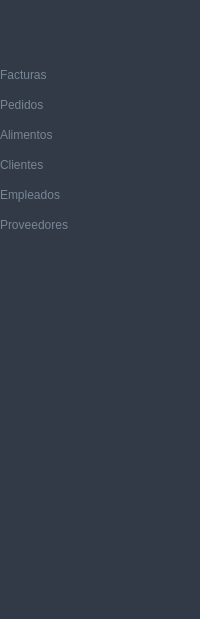
     <widget class="QWidget" name="FullWidget" native="true">
      <property name="styleSheet">
       <string notr="true">background-color: #313a46;</string>
      </property>
      <layout class="QGridLayout" name="gridLayout_3">
       <property name="leftMargin">
        <number>0</number>
       </property>
       <property name="topMargin">
        <number>0</number>
       </property>
       <property name="rightMargin">
        <number>0</number>
       </property>
       <property name="bottomMargin">
        <number>0</number>
       </property>
       <property name="spacing">
        <number>0</number>
       </property>
       <item row="1" column="0">
        <layout class="QVBoxLayout" name="verticalLayout_2">
         <property name="spacing">
          <number>0</number>
         </property>
         <property name="topMargin">
          <number>0</number>
         </property>
         <property name="bottomMargin">
          <number>0</number>
         </property>
         <item>
          <widget class="QPushButton" name="fullFactura">
           <property name="minimumSize">
            <size>
             <width>0</width>
             <height>30</height>
            </size>
           </property>
           <property name="font">
            <font>
             <pointsize>9</pointsize>
            </font>
           </property>
           <property name="styleSheet">
            <string notr="true">QPushButton {
    border: none;
	border-radius: 3px;
	text-align: left;
	pading 8px 0 8px 15px;
	color: rgb(120, 133, 150);
}

QPushButton:hover {
    background-color: rgba(86, 101, 115, 0.5);
}

QPushButton:checked {
	color: #fff;
}
</string>
           </property>
           <property name="text">
            <string>Facturas</string>
           </property>
           <property name="icon">
            <iconset resource="resources.qrc">
             <normaloff>:/icons/icon/bill.ico</normaloff>
             <normalon>:/icons/icon/bill_active.ico</normalon>:/icons/icon/bill.ico</iconset>
           </property>
           <property name="iconSize">
            <size>
             <width>20</width>
             <height>20</height>
            </size>
           </property>
           <property name="checkable">
            <bool>true</bool>
           </property>
           <property name="autoExclusive">
            <bool>true</bool>
           </property>
          </widget>
         </item>
         <item>
          <widget class="QPushButton" name="fullPedido">
           <property name="minimumSize">
            <size>
             <width>0</width>
             <height>30</height>
            </size>
           </property>
           <property name="font">
            <font>
             <pointsize>9</pointsize>
            </font>
           </property>
           <property name="styleSheet">
            <string notr="true">QPushButton {
    border: none;
	border-radius: 3px;
	text-align: left;
	pading 8px 0 8px 15px;
	color: rgb(120, 133, 150);
}

QPushButton:hover {
    background-color: rgba(86, 101, 115, 0.5);
}

QPushButton:checked {
	color: #fff;
}
</string>
           </property>
           <property name="text">
            <string>Pedidos</string>
           </property>
           <property name="icon">
            <iconset resource="resources.qrc">
             <normaloff>:/icons/icon/ticket.ico</normaloff>
             <normalon>:/icons/icon/ticket_active.ico</normalon>:/icons/icon/ticket.ico</iconset>
           </property>
           <property name="iconSize">
            <size>
             <width>20</width>
             <height>20</height>
            </size>
           </property>
           <property name="checkable">
            <bool>true</bool>
           </property>
           <property name="autoExclusive">
            <bool>true</bool>
           </property>
          </widget>
         </item>
         <item>
          <widget class="QPushButton" name="fullAlimento">
           <property name="minimumSize">
            <size>
             <width>0</width>
             <height>30</height>
            </size>
           </property>
           <property name="font">
            <font>
             <pointsize>9</pointsize>
            </font>
           </property>
           <property name="styleSheet">
            <string notr="true">QPushButton {
    border: none;
	border-radius: 3px;
	text-align: left;
	pading 8px 0 8px 15px;
	color: rgb(120, 133, 150);
}

QPushButton:hover {
    background-color: rgba(86, 101, 115, 0.5);
}

QPushButton:checked {
	color: #fff;
}
</string>
           </property>
           <property name="text">
            <string>Alimentos</string>
           </property>
           <property name="icon">
            <iconset resource="resources.qrc">
             <normaloff>:/icons/icon/products.ico</normaloff>
             <normalon>:/icons/icon/products_active.ico</normalon>:/icons/icon/products.ico</iconset>
           </property>
           <property name="iconSize">
            <size>
             <width>20</width>
             <height>20</height>
            </size>
           </property>
           <property name="checkable">
            <bool>true</bool>
           </property>
           <property name="autoExclusive">
            <bool>true</bool>
           </property>
          </widget>
         </item>
         <item>
          <widget class="QPushButton" name="fullCliente">
           <property name="minimumSize">
            <size>
             <width>0</width>
             <height>30</height>
            </size>
           </property>
           <property name="font">
            <font>
             <pointsize>9</pointsize>
            </font>
           </property>
           <property name="styleSheet">
            <string notr="true">QPushButton {
    border: none;
	border-radius: 3px;
	text-align: left;
	pading 8px 0 8px 15px;
	color: rgb(120, 133, 150);
}

QPushButton:hover {
    background-color: rgba(86, 101, 115, 0.5);
}

QPushButton:checked {
	color: #fff;
}
</string>
           </property>
           <property name="text">
            <string>Clientes</string>
           </property>
           <property name="icon">
            <iconset resource="resources.qrc">
             <normaloff>:/icons/icon/customer.ico</normaloff>
             <normalon>:/icons/icon/customer_active.ico</normalon>:/icons/icon/customer.ico</iconset>
           </property>
           <property name="iconSize">
            <size>
             <width>20</width>
             <height>20</height>
            </size>
           </property>
           <property name="checkable">
            <bool>true</bool>
           </property>
           <property name="autoExclusive">
            <bool>true</bool>
           </property>
          </widget>
         </item>
         <item>
          <widget class="QPushButton" name="fullEmpleado">
           <property name="minimumSize">
            <size>
             <width>0</width>
             <height>30</height>
            </size>
           </property>
           <property name="font">
            <font>
             <pointsize>9</pointsize>
            </font>
           </property>
           <property name="styleSheet">
            <string notr="true">QPushButton {
    border: none;
	border-radius: 3px;
	text-align: left;
	pading 8px 0 8px 15px;
	color: rgb(120, 133, 150);
}

QPushButton:hover {
    background-color: rgba(86, 101, 115, 0.5);
}

QPushButton:checked {
	color: #fff;
}
</string>
           </property>
           <property name="text">
            <string>Empleados</string>
           </property>
           <property name="icon">
            <iconset resource="resources.qrc">
             <normaloff>:/icons/icon/employee.ico</normaloff>
             <normalon>:/icons/icon/employee_active.ico</normalon>:/icons/icon/employee.ico</iconset>
           </property>
           <property name="iconSize">
            <size>
             <width>20</width>
             <height>20</height>
            </size>
           </property>
           <property name="checkable">
            <bool>true</bool>
           </property>
           <property name="autoExclusive">
            <bool>true</bool>
           </property>
          </widget>
         </item>
         <item>
          <widget class="QPushButton" name="fullProveedor">
           <property name="minimumSize">
            <size>
             <width>105</width>
             <height>30</height>
            </size>
           </property>
           <property name="font">
            <font>
             <pointsize>9</pointsize>
            </font>
           </property>
           <property name="styleSheet">
            <string notr="true">QPushButton {
    border: none;
	border-radius: 3px;
	text-align: left;
	pading 8px 0 8px 15px;
	color: rgb(120, 133, 150);
}

QPushButton:hover {
    background-color: rgba(86, 101, 115, 0.5);
}

QPushButton:checked {
	color: #fff;
}
</string>
           </property>
           <property name="text">
            <string>Proveedores</string>
           </property>
           <property name="icon">
            <iconset resource="resources.qrc">
             <normaloff>:/icons/icon/supplier.ico</normaloff>
             <normalon>:/icons/icon/supplier_active.ico</normalon>:/icons/icon/supplier.ico</iconset>
           </property>
           <property name="iconSize">
            <size>
             <width>20</width>
             <height>20</height>
            </size>
           </property>
           <property name="checkable">
            <bool>true</bool>
           </property>
           <property name="autoExclusive">
            <bool>true</bool>
           </property>
          </widget>
         </item>
        </layout>
       </item>
       <item row="0" column="0">
        <widget class="QPushButton" name="fullHome">
         <property name="minimumSize">
          <size>
           <width>50</width>
           <height>60</height>
          </size>
         </property>
         <property name="maximumSize">
          <size>
           <width>16777215</width>
           <height>60</height>
          </size>
         </property>
         <property name="font">
          <font>
           <pointsize>15</pointsize>
          </font>
         </property>
         <property name="toolTip">
          <string>Retraer Menú.</string>
         </property>
         <property name="styleSheet">
          <string notr="true">QPushButton{
	border: none;
	padding: 5px;
	width: 30px;
	height: 50px;
}</string>
         </property>
         <property name="text">
          <string/>
         </property>
         <property name="icon">
          <iconset resource="resources.qrc">
           <normaloff>:/icons/icon/fastfast.ico</normaloff>:/icons/icon/fastfast.ico</iconset>
         </property>
         <property name="iconSize">
          <size>
           <width>60</width>
           <height>60</height>
          </size>
         </property>
         <property name="checkable">
          <bool>true</bool>
         </property>
         <property name="autoExclusive">
          <bool>false</bool>
         </property>
         <property name="autoRepeatDelay">
          <number>0</number>
         </property>
         <property name="autoRepeatInterval">
          <number>0</number>
         </property>
        </widget>
       </item>
       <item row="2" column="0">
        <spacer name="verticalSpacer_2">
         <property name="orientation">
          <enum>Qt::Vertical</enum>
         </property>
         <property name="sizeHint" stdset="0">
          <size>
           <width>20</width>
           <height>379</height>
          </size>
         </property>
        </spacer>
       </item>
      </layout>
     </widget>
